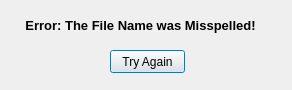
<?xml version="1.0" encoding="UTF-8"?>
<ui version="4.0">
 <class>ErrorTryAgain</class>
 <widget class="QDialog" name="ErrorTryAgain">
  <property name="geometry">
   <rect>
    <x>0</x>
    <y>0</y>
    <width>292</width>
    <height>90</height>
   </rect>
  </property>
  <property name="windowTitle">
   <string>Dialog</string>
  </property>
  <widget class="QLabel" name="label">
   <property name="geometry">
    <rect>
     <x>20</x>
     <y>10</y>
     <width>241</width>
     <height>31</height>
    </rect>
   </property>
   <property name="text">
    <string>&lt;html&gt;&lt;head/&gt;&lt;body&gt;&lt;p align=&quot;center&quot;&gt;&lt;span style=&quot; font-size:10pt; font-weight:600;&quot;&gt;Error: The File Name was Misspelled!&lt;/span&gt;&lt;/p&gt;&lt;/body&gt;&lt;/html&gt;</string>
   </property>
  </widget>
  <widget class="QPushButton" name="pushButton">
   <property name="geometry">
    <rect>
     <x>110</x>
     <y>50</y>
     <width>75</width>
     <height>23</height>
    </rect>
   </property>
   <property name="text">
    <string>Try Again</string>
   </property>
  </widget>
 </widget>
 <resources/>
 <connections/>
</ui>
